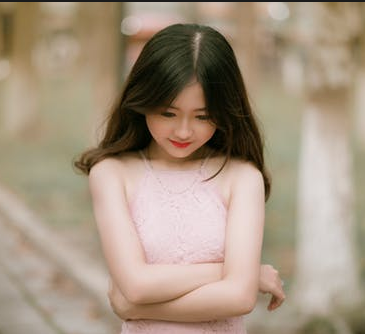
//> input picture project_code/images/test.png, 365 x 334 px
$ ./VC_FANFUHAN_OPENCV017   (built with g++ and OpenCV 4)
//> lines starting //> are read from the running program, lines starting //| are printed output that depends on the picture; after the words box and inside, x2 and y2 are one past the last pixel; in counts of white or black regions, pixels touching at a corner belong together
// VC_FANFUHAN_OPENCV017.cpp : 定義主控台應用程式的進入點。
//
/*
// Debug | x32
通用屬性
| C/C++
|	| 一般
|		| 其他 Include 目錄 -> C:\opencv\build\include
|
| 連結器
| 	|一一般
|		|  其他程式庫目錄 -> C:\opencv\build\x64\vc15\lib
|
| 	|一輸入
|		| 其他相依性 -> opencv_world411d.lib;%(AdditionalDependencies)

// Releas | x64
組態屬性
| C/C++
|	| 一般
|		| 其他 Include 目錄 -> C:\opencv\build\include
|
| 連結器
| 	|一般
|		| 其他程式庫目錄 -> C:\opencv\build\x64\vc15\lib
|
| 	|一輸入
|		| 其他相依性 -> opencv_world411.lib;%(AdditionalDependencies)

*/
#include "stdafx.h"
#include <iostream>
#include <opencv2/opencv.hpp>
#include <opencv2/core/core.hpp>
#include <opencv2/highgui/highgui.hpp>

using namespace std;
using namespace cv;

void showHistogram(InputArray src, cv::String StrTitle);

void pause()
{
	printf("Press Enter key to continue...");
	fgetc(stdin);
}
int main()
{
	Mat src = imread("../../images/test.png");
//> src is the input picture: 334 rows x 365 cols, CV_8UC3; mean B, G, R 128.5, 147.9, 165.4
	if (src.empty())
	{
		cout << "could not load image.." << endl;
		pause();
		return -1;
	}
	else
	{
		imshow("input", src);
		showHistogram(src,"Histogram");

		Mat src_gray;
		cvtColor(src, src_gray, COLOR_BGR2GRAY);
		imshow("input_gray", src_gray);
		showHistogram(src_gray,"Histogram_gray");

		waitKey(0);
	}

	return 0;
}
void showHistogram(InputArray src, cv::String StrTitle)
{
//> called with StrTitle = "Histogram"
	bool blnGray = false;
	if (src.channels() == 1)
	{
		blnGray = true;
	}

	// 三通道/單通道 直方圖 紀錄陣列
	vector<Mat> bgr_plane;
	vector<Mat> gray_plane;

	// 定义参数变量
	const int channels[1] = { 0 };
	const int bins[1] = { 256 };
	float hranges[2] = { 0, 255 };
	const float *ranges[1] = { hranges };
	Mat b_hist, g_hist, r_hist,hist;
	// 计算三通道直方图
	if (blnGray)
	{
		split(src, gray_plane);
		calcHist(&gray_plane[0], 1, 0, Mat(), hist, 1, bins, ranges);
	}
	else
	{
		split(src, bgr_plane);
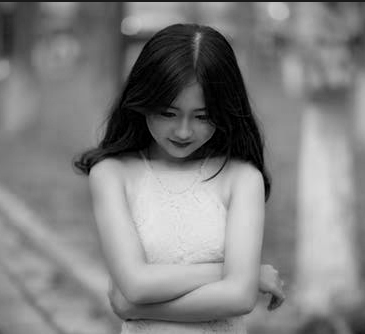
//> bgr_plane[0]: 334 rows x 365 cols, CV_8UC1; min 0, max 233, mean 128.5
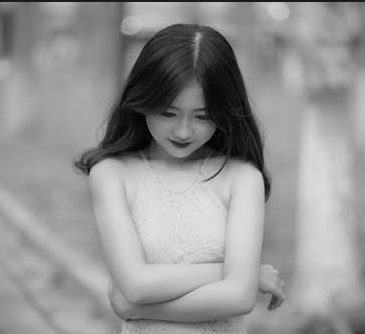
//> bgr_plane[1]: 334 rows x 365 cols, CV_8UC1; min 0, max 229, mean 147.9
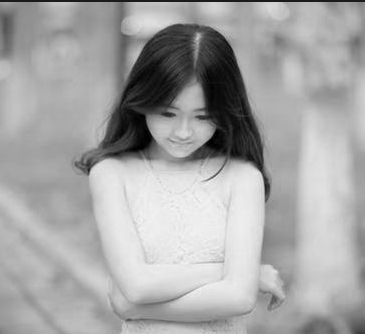
//> bgr_plane[2]: 334 rows x 365 cols, CV_8UC1; min 0, max 253, mean 165.4
		calcHist(&bgr_plane[0], 1, 0, Mat(), b_hist, 1, bins, ranges);
//> b_hist = 256 values, max 1590 at index 134, min 0 at index 234, mean 476.2
		calcHist(&bgr_plane[1], 1, 0, Mat(), g_hist, 1, bins, ranges);
//> g_hist = 256 values, max 2069 at index 154, min 0 at index 230, mean 476.2
		calcHist(&bgr_plane[2], 1, 0, Mat(), r_hist, 1, bins, ranges);
//> r_hist = 256 values, max 2151 at index 175, min 0 at index 249, mean 476.2
	}

	/*
	* 显示直方图
	*/
	int hist_w = 512;
	int hist_h = 400;
	int bin_w = cvRound((double)hist_w / bins[0]);
	Mat histImage = Mat::zeros(hist_h, hist_w, CV_8UC3);
	// 归一化直方图数据
	if (blnGray)
	{
		normalize(hist, hist, 0, histImage.rows, NORM_MINMAX, -1);
	}
	else
	{
		normalize(b_hist, b_hist, 0, histImage.rows, NORM_MINMAX, -1);
//> b_hist = 256 values, max 400 at index 134, min 0 at index 234, mean 119.8
		normalize(g_hist, g_hist, 0, histImage.rows, NORM_MINMAX, -1);
//> g_hist = 256 values, max 400 at index 154, min 0 at index 230, mean 92.07
		normalize(r_hist, r_hist, 0, histImage.rows, NORM_MINMAX, -1);
//> r_hist = 256 values, max 400 at index 175, min 0 at index 249, mean 88.56
	}

	// 绘制直方图曲线
	for (int i = 1; i < bins[0]; ++i)
	{
		if (blnGray)
		{
			line(histImage, Point(bin_w * (i - 1), hist_h - cvRound(hist.at<float>(i - 1))),
				Point(bin_w * (i), hist_h - cvRound(hist.at<float>(i))), Scalar(255, 255, 255),
				2, 8, 0);
		}
		else
		{
			line(histImage, Point(bin_w * (i - 1), hist_h - cvRound(b_hist.at<float>(i - 1))),
				Point(bin_w * (i), hist_h - cvRound(b_hist.at<float>(i))), Scalar(255, 0, 0),
				2, 8, 0);
			line(histImage, Point(bin_w * (i - 1), hist_h - cvRound(g_hist.at<float>(i - 1))),
				Point(bin_w * (i), hist_h - cvRound(g_hist.at<float>(i))), Scalar(0, 255, 0),
				2, 8, 0);
			line(histImage, Point(bin_w * (i - 1), hist_h - cvRound(r_hist.at<float>(i - 1))),
				Point(bin_w * (i), hist_h - cvRound(r_hist.at<float>(i))), Scalar(0, 0, 255),
				2, 8, 0);
		}


	}
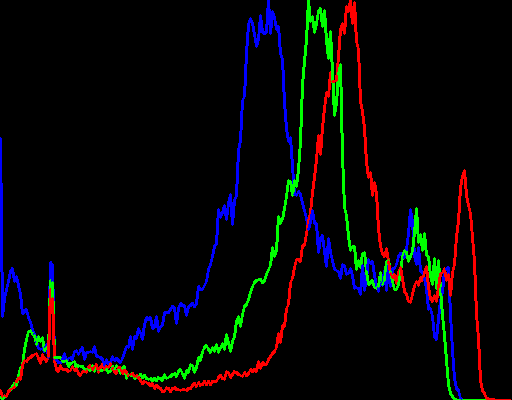
//> histImage: 400 rows x 512 cols, CV_8UC3; mean B, G, R 7.8, 6.6, 6.9
//> call 2 of showHistogram, with StrTitle = "Histogram_gray"
//> in showHistogram (call 2), `calcHist(&gray_plane[0], 1, 0, Mat(), hist, 1, bins, ranges);`: hist = 256 values, max 2086 at index 159, min 0 at index 236, mean 476.2
//> in showHistogram (call 2), `normalize(hist, hist, 0, histImage.rows, NORM_MINMAX, -1);`: hist = 256 values, max 400 at index 159, min 0 at index 236, mean 91.32
//> after the loop in showHistogram (call 2), `for (int i = 1; i < bins[0]; ++i)`:
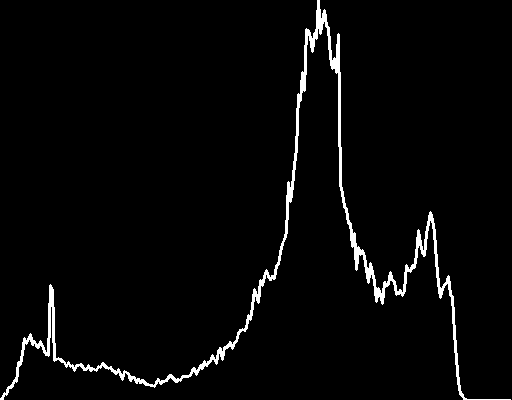
//> histImage: 400 rows x 512 cols, CV_8UC3; 2.9% white; 1 white region, box (x1, y1, x2, y2) and area: (0, 0, 511, 400) 5882
	imshow(StrTitle, histImage);
}
